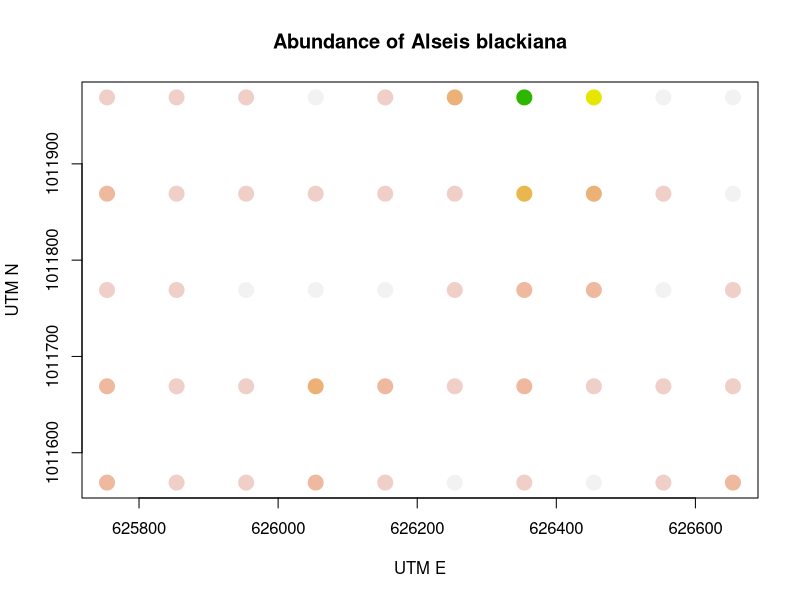
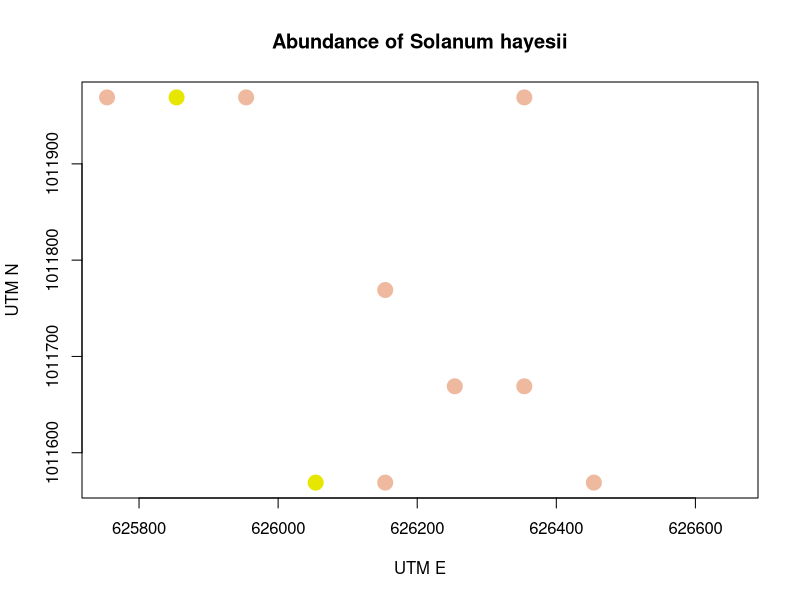
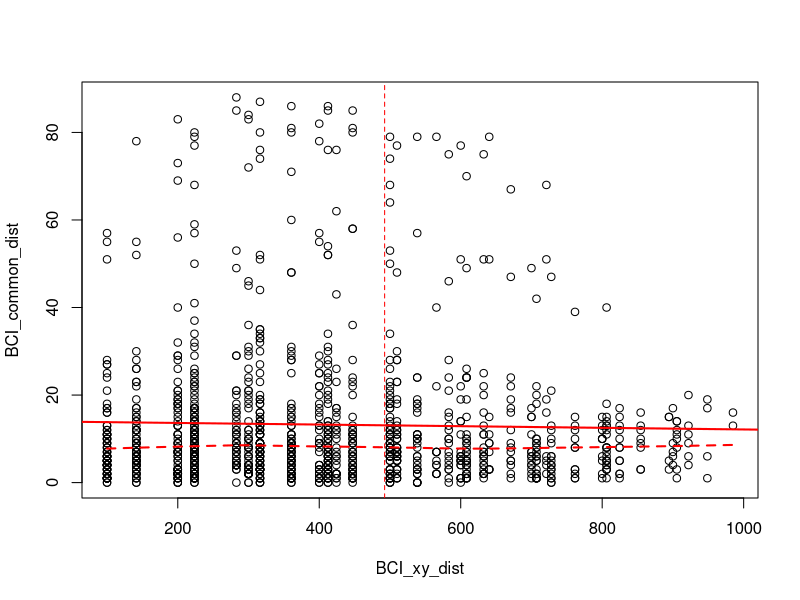
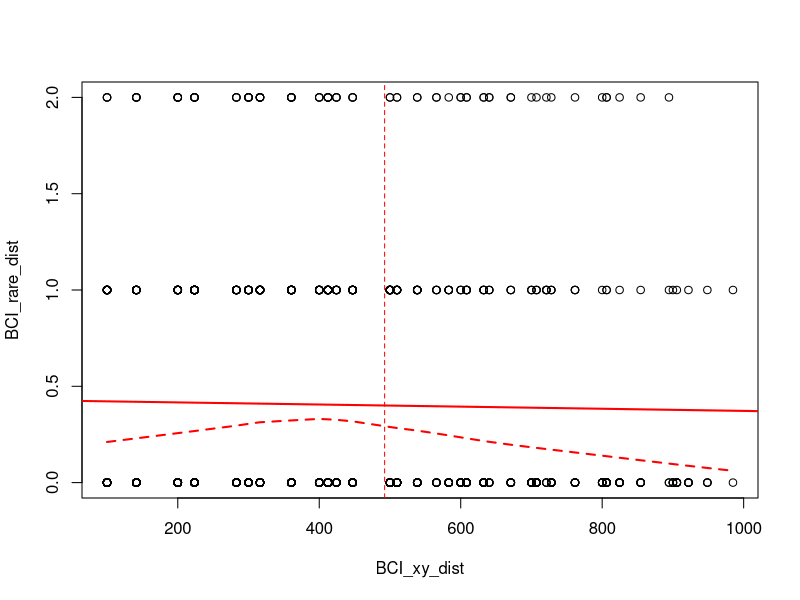
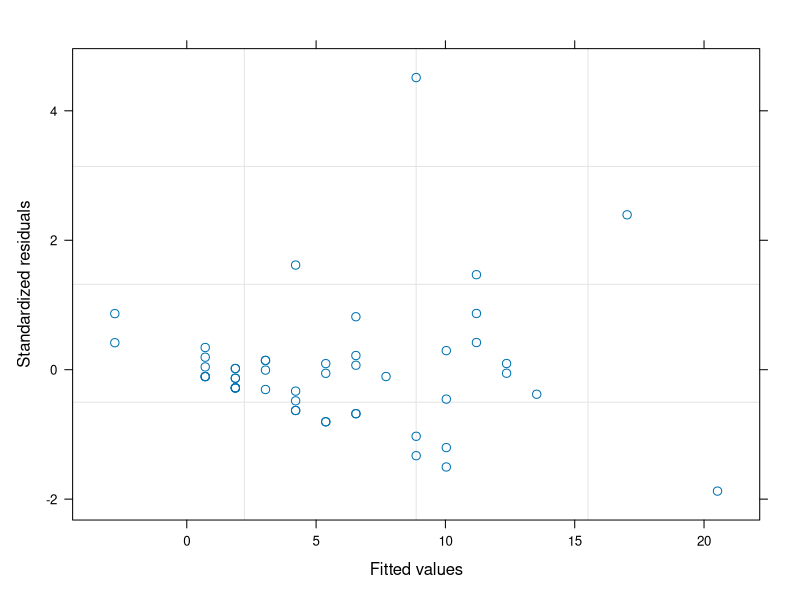
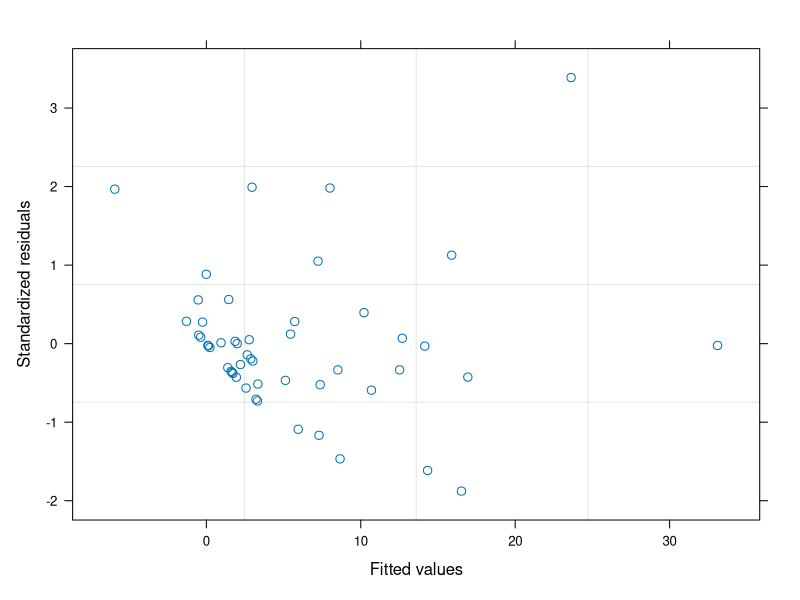
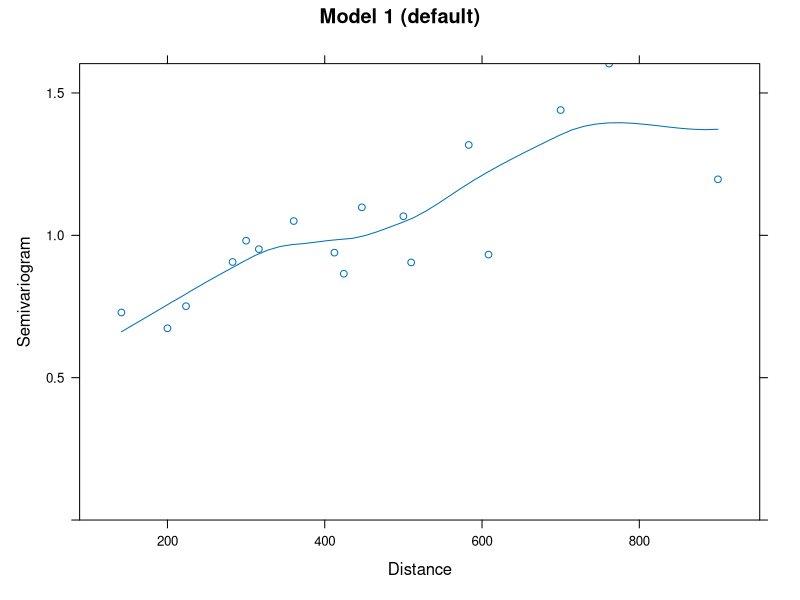
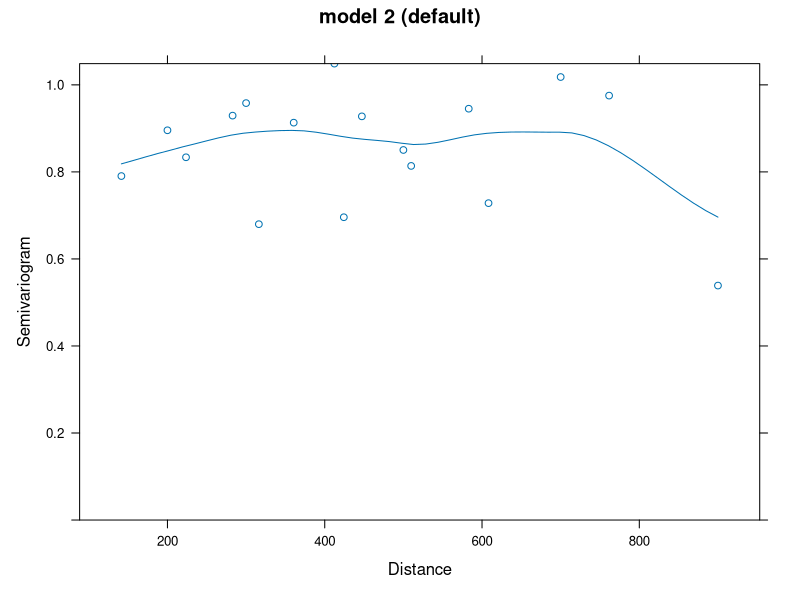

The R source for these figures, in order:
## ---- chunk 1
knitr::opts_chunk$set(echo = TRUE)
## ---- chunk 2
library(vegan)
library(nlme)
## ---- chunk 3
#build dataframe with x and y coordinates
data(BCI)
BCI_xy <- data.frame(x = rep(seq(625754, 626654, by=100), each=5), y = rep(seq(1011569,  1011969, by=100), len=50))

#identify a rare and common tree species in BCI dataset (I chose 'Solanum hayesii' as the rare species with 12 occurences, and 'Alseis blackiana' as the common species with 983 occurences)

sort(colSums(BCI))

BCI_rare <- BCI$Solanum.hayesii 
BCI_common <- BCI$Alseis.blackiana
## ---- chunk 4
#plot these species with spatial coordinates

col_brks = hist(BCI_common, plot=F)$breaks
col_indices = as.numeric(cut(BCI_common, col_brks))
cols = rev(terrain.colors(length(col_brks)))
plot(BCI_xy, cex=2, pch=19, col=cols[col_indices], ylab="UTM N", xlab="UTM E", main="Abundance of Alseis blackiana")

col_brks = hist(BCI_rare, plot=F)$breaks
col_indices = as.numeric(cut(BCI_rare, col_brks))
cols = rev(terrain.colors(length(col_brks)))
plot(BCI_xy, cex=2, pch=19, col=cols[col_indices], ylab="UTM N", xlab="UTM E", main="Abundance of Solanum hayesii")
## ---- chunk 5
#use dist() function to calculate distances among occurences in common and rare species
BCI_common_dist <- dist(BCI_common)
BCI_rare_dist <- dist(BCI_rare)
BCI_xy_dist <- dist(BCI_xy)

max_dist <- max(BCI_xy_dist)/2

#plot results
plot(BCI_xy_dist, BCI_common_dist)
abline(lm(BCI_common_dist ~ BCI_xy_dist), lwd=2, col='red')
lines(lowess(BCI_xy_dist, BCI_common_dist), lwd=2, lty=2, col='red')
abline(v = max_dist, col='red', lwd=1, lty=2)

plot(BCI_xy_dist, BCI_rare_dist)
abline(lm(BCI_rare_dist ~ BCI_xy_dist), lwd=2, col='red')
lines(lowess(BCI_xy_dist, BCI_rare_dist), lwd=2, lty=2, col='red')
abline(v = max_dist, col='red', lwd=1, lty=2)

#use mantel() function to test for correlation
mantel(BCI_xy_dist, BCI_common_dist)
mantel(BCI_xy_dist, BCI_rare_dist)
## ---- chunk 6
sp_ids <- c("Cordia.lasiocalyx", "Hirtella.triandra", "Picramnia.latifolia", "Quassia.amara", "Tabernaemontana.arborea", "Trattinnickia.aspera", "Xylopia.macrantha")
## ---- chunk 7
#create separate vectors for x and y coordinates

BCI_x <- BCI_xy$x
BCI_y <- BCI_xy$y

#create vectors for each species of interest

drysta <- BCI$Drypetes.standleyi
corlas <- BCI$Cordia.lasiocalyx
hirtri <- BCI$Hirtella.triandra
piclat <- BCI$Picramnia.latifolia
quaama <- BCI$Quassia.amara
tabarb <- BCI$Tabernaemontana.arborea
traasp <- BCI$Trattinnickia.aspera
xylmac <- BCI$Xylopia.macrantha
## ---- chunk 8
#Model 1: only include a single species as a predictor variable

BCI_gls_1 <- gls(drysta ~ corlas)
summary(BCI_gls_1)
plot(BCI_gls_1)

#Model 2: include all of the species as predictor variables

BCI_gls_2 <- gls(drysta ~ corlas + hirtri + piclat + quaama + tabarb + traasp + xylmac)
summary(BCI_gls_2)
plot(BCI_gls_2)
## ---- chunk 9
#update both models with exponentially distributed error terms

BCI_gls_1_exp <- update(BCI_gls_1, corr=corExp(form = ~ BCI_x + BCI_y))
BCI_gls_2_exp <- update(BCI_gls_2, corr=corExp(form = ~ BCI_x + BCI_y))

#plot variograms of models

plot(Variogram(BCI_gls_1, form= ~ BCI_x + BCI_y), main = "Model 1 (default)")
plot(Variogram(BCI_gls_2, form= ~ BCI_x + BCI_y), main = "model 2 (default)")

plot(Variogram(BCI_gls_1_exp, form= ~ BCI_x + BCI_y), main = "Model 1 (exponential)")
plot(Variogram(BCI_gls_2_exp, form= ~ BCI_x + BCI_y), main = "Model 2 (exponential)")
## ---- chunk 10
#compare fits of models with anova()

anova(BCI_gls_1, BCI_gls_1_exp)
anova(BCI_gls_2, BCI_gls_2_exp)
